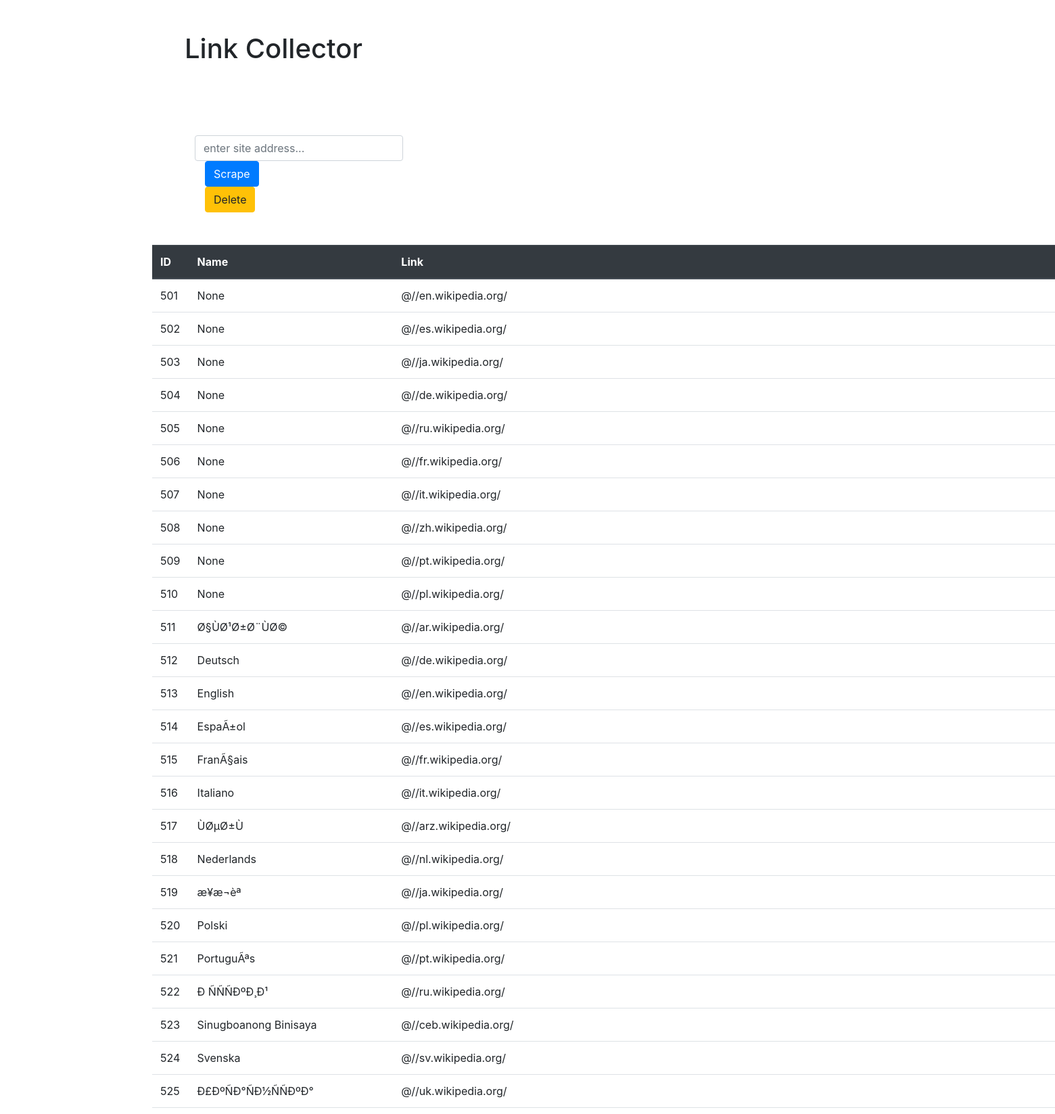
The page / (upper part) on the database its author committed.
### myapp/models.py (models this page shows, shortened)
class Link(models.Model):
    address = models.CharField(max_length=1000, null=True)
    name = models.CharField(max_length=1000, null=True)

### myapp/views.py (the view)
# urls.py: path('', views.scrape, name='scrape'),
def scrape(request):
    if request.method == 'POST':
        site = request.POST.get('site', '')
        page = requests.get(site)
        soup = BeautifulSoup(page.text, 'html.parser')
        for link in soup.find_all('a'):
            link_address = link.get('href')
            link_text = link.string
            Link.objects.create(address=link_address, name=link_text)
        return HttpResponseRedirect('/')
    else:
        data = Link.objects.all()
    return render(request, 'myapp/result.html', {'data': data})

### myapp/templates/myapp/result.html (shortened to what this page needs)
<!doctype html>
<html lang="en">
<head>
    <link rel="stylesheet" href="https://cdn.jsdelivr.net/npm/bootstrap@4.5.3/dist/css/bootstrap.min.css">
</head>
<body>
<div class="container">
    <div class="row">
        <div class="col-md-12 m-5">
            <h1>Link Collector</h1>
        </div>
    </div>
    <div class="row m-5">
        <div class="col-md-4">
            <form method="POST" action="/">
                <input type="text" class="form-control" name="site" id="site" placeholder="enter site address...">
                <div class="col-md-2">
                    <button class="btn btn-primary" type="submit">Scrape</button>
                </div>
            </form>
            <div class="col-md-6">
                <a class="btn btn-warning" href="/delete">Delete</a>
            </div>
        </div>
    </div>
    <div class="row">
        <div class="col-md-8">
            <table class="table">
              <thead class="thead-dark">
                <tr>
                  <th scope="col">ID</th>
                  <th scope="col">Name</th>
                  <th scope="col">Link</th>
                </tr>
              </thead>
              <tbody>
              {% for link in data %}
                <tr>
                  <td>{{link.id}}</td>
                  <td>{{link.name}}</td>
                  <td>@{{link.address}}</td>
                </tr>
              {% endfor %}
              </tbody>
            </table>
        </div>
    </div>
</div>
</body>
</html>

### rows shown on the page
Link: id "501", name "None", address "//en.wikipedia.org/"
Link: id "502", name "None", address "//es.wikipedia.org/"
Link: id "503", name "None", address "//ja.wikipedia.org/"
Link: id "504", name "None", address "//de.wikipedia.org/"
Link: id "505", name "None", address "//ru.wikipedia.org/"
Link: id "506", name "None", address "//fr.wikipedia.org/"
Link: id "507", name "None", address "//it.wikipedia.org/"
Link: id "508", name "None", address "//zh.wikipedia.org/"
Link: id "509", name "None", address "//pt.wikipedia.org/"
Link: id "510", name "None", address "//pl.wikipedia.org/"
Link: id "511", name "Ø§ÙØ¹Ø±Ø¨ÙØ©", address "//ar.wikipedia.org/"
Link: id "512", name "Deutsch", address "//de.wikipedia.org/"
Link: id "513", name "English", address "//en.wikipedia.org/"
Link: id "514", name "EspaÃ±ol", address "//es.wikipedia.org/"
Link: id "515", name "FranÃ§ais", address "//fr.wikipedia.org/"
Link: id "516", name "Italiano", address "//it.wikipedia.org/"
Link: id "517", name "Ù ØµØ±Ù", address "//arz.wikipedia.org/"
Link: id "518", name "Nederlands", address "//nl.wikipedia.org/"
Link: id "519", name "æ¥æ¬èª", address "//ja.wikipedia.org/"
Link: id "520", name "Polski", address "//pl.wikipedia.org/"
Link: id "521", name "PortuguÃªs", address "//pt.wikipedia.org/"
Link: id "522", name "Ð ÑÑÑÐºÐ¸Ð¹", address "//ru.wikipedia.org/"
Link: id "523", name "Sinugboanong Binisaya", address "//ceb.wikipedia.org/"
Link: id "524", name "Svenska", address "//sv.wikipedia.org/"
Link: id "525", name "Ð£ÐºÑÐ°ÑÐ½ÑÑÐºÐ°", address "//uk.wikipedia.org/"
